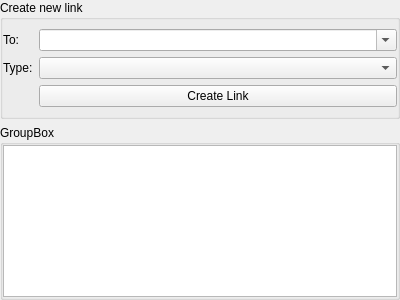
<?xml version="1.0" encoding="UTF-8"?>
<ui version="4.0">
 <class>Form</class>
 <widget class="QWidget" name="Form">
  <property name="geometry">
   <rect>
    <x>0</x>
    <y>0</y>
    <width>400</width>
    <height>300</height>
   </rect>
  </property>
  <property name="windowTitle">
   <string>Form</string>
  </property>
  <layout class="QVBoxLayout" name="verticalLayout_2">
   <property name="leftMargin">
    <number>0</number>
   </property>
   <property name="topMargin">
    <number>0</number>
   </property>
   <property name="rightMargin">
    <number>0</number>
   </property>
   <property name="bottomMargin">
    <number>0</number>
   </property>
   <item>
    <widget class="QGroupBox" name="groupBox">
     <property name="title">
      <string>Create new link</string>
     </property>
     <layout class="QFormLayout" name="formLayout">
      <property name="leftMargin">
       <number>0</number>
      </property>
      <property name="rightMargin">
       <number>0</number>
      </property>
      <item row="0" column="0">
       <widget class="QLabel" name="label">
        <property name="text">
         <string>To:</string>
        </property>
       </widget>
      </item>
      <item row="0" column="1">
       <widget class="QComboBox" name="thoughtTitle">
        <property name="sizePolicy">
         <sizepolicy hsizetype="Expanding" vsizetype="Fixed">
          <horstretch>0</horstretch>
          <verstretch>0</verstretch>
         </sizepolicy>
        </property>
        <property name="editable">
         <bool>true</bool>
        </property>
       </widget>
      </item>
      <item row="1" column="0">
       <widget class="QLabel" name="label_2">
        <property name="text">
         <string>Type:</string>
        </property>
       </widget>
      </item>
      <item row="1" column="1">
       <widget class="QComboBox" name="linkType">
        <property name="sizePolicy">
         <sizepolicy hsizetype="Expanding" vsizetype="Fixed">
          <horstretch>0</horstretch>
          <verstretch>0</verstretch>
         </sizepolicy>
        </property>
       </widget>
      </item>
      <item row="2" column="1">
       <widget class="QPushButton" name="createLink">
        <property name="text">
         <string>Create Link</string>
        </property>
       </widget>
      </item>
     </layout>
    </widget>
   </item>
   <item>
    <widget class="QGroupBox" name="groupBox_2">
     <property name="title">
      <string>GroupBox</string>
     </property>
     <layout class="QVBoxLayout" name="verticalLayout">
      <property name="leftMargin">
       <number>0</number>
      </property>
      <property name="topMargin">
       <number>0</number>
      </property>
      <property name="rightMargin">
       <number>0</number>
      </property>
      <property name="bottomMargin">
       <number>0</number>
      </property>
      <item>
       <widget class="QListView" name="listView"/>
      </item>
     </layout>
    </widget>
   </item>
  </layout>
 </widget>
 <resources/>
 <connections/>
</ui>
